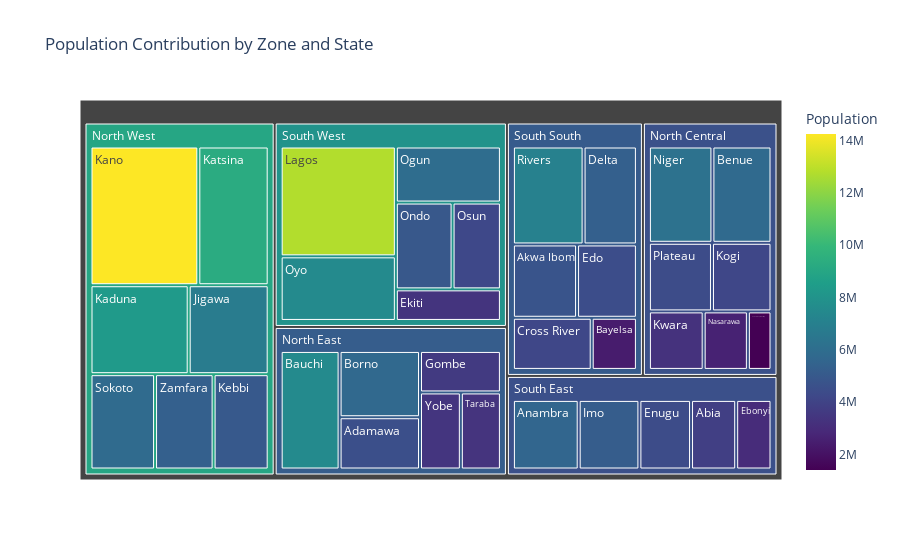

Source (notebook cell):
### Code cell
fig = px.treemap(df, 
                 path=["Geopolitical zone", "State"], 
                 values="Population", 
                 title="Population Contribution by Zone and State",
                 color="Population",
                 color_continuous_scale="Viridis")
fig.show()

### Figure 1 — Plotly figure (JSON) as saved in the notebook; plotly's stock layout.template omitted (floating-point values rounded to 4 significant figures)
{"data": [{"branchvalues": "total", "customdata": [[3841943], [4536948], [4780581], [5599910], [7540663], [2394725], [5787706], [5751590], [4175020], [5307543], [3007155], [4461137], [3350401], [4396098], [1406239], [3623462], [5167722], [6779080], [8324285], [14253549], [9300382], [5001610], [4153734], [3259613], [12772884], [2632239], [6220617], [5945275], [4969707], [4237396], [7512855], [4400974], [7034973], [5863187], [3331885], [3398177], [5317793], [4607000.0], [5191000.0], [8982000.0], [4597000.0], [5100000.0], [7961000.0]], "domain": {"x": [0, 1], "y": [0, 1]}, "hovertemplate": "labels=%{label}<br>Population_sum=%{value}<br>parent=%{parent}<br>id=%{id}<br>Population=%{color}<extra></extra>", "ids": ["South East/Abia", "North East/Adamawa", "South South/Akwa Ibom", "South East/Anambra", "North East/Bauchi", "South South/Bayelsa", "North Central/Benue", "North East/Borno", "South South/Cross River", "South South/Delta", "South East/Ebonyi", "South South/Edo", "South West/Ekiti", "South East/Enugu", "North Central/Federal Capital Territory", "North East/Gombe", "South East/Imo", "North West/Jigawa", "North West/Kaduna", "North West/Kano", "North West/Katsina", "North West/Kebbi", "North Central/Kogi", "North Central/Kwara", "South West/Lagos", "North Central/Nasarawa", "North Central/Niger", "South West/Ogun", "South West/Ondo", "South West/Osun", "South West/Oyo", "North Central/Plateau", "South South/Rivers", "North West/Sokoto", "North East/Taraba", "North East/Yobe", "North West/Zamfara", "North Central", "North East", "North West", "South East", "South South", "South West"], "labels": ["Abia", "Adamawa", "Akwa Ibom", "Anambra", "Bauchi", "Bayelsa", "Benue", "Borno", "Cross River", "Delta", "Ebonyi", "Edo", "Ekiti", "Enugu", "Federal Capital Territory", "Gombe", "Imo", "Jigawa", "Kaduna", "Kano", "Katsina", "Kebbi", "Kogi", "Kwara", "Lagos", "Nasarawa", "Niger", "Ogun", "Ondo", "Osun", "Oyo", "Plateau", "Rivers", "Sokoto", "Taraba", "Yobe", "Zamfara", "North Central", "North East", "North West", "South East", "South South", "South West"], "marker": {"coloraxis": "coloraxis", "colors": [3841943, 4536948, 4780581, 5599910, 7540663, 2394725, 5787706, 5751590, 4175020, 5307543, 3007155, 4461137, 3350401, 4396098, 1406239, 3623462, 5167722, 6779080, 8324285, 14253549, 9300382, 5001610, 4153734, 3259613, 12772884, 2632239, 6220617, 5945275, 4969707, 4237396, 7512855, 4400974, 7034973, 5863187, 3331885, 3398177, 5317793, 4607000.0, 5191000.0, 8982000.0, 4597000.0, 5100000.0, 7961000.0]}, "name": "", "parents": ["South East", "North East", "South South", "South East", "North East", "South South", "North Central", "North East", "South South", "South South", "South East", "South South", "South West", "South East", "North Central", "North East", "South East", "North West", "North West", "North West", "North West", "North West", "North Central", "North Central", "South West", "North Central", "North Central", "South West", "South West", "South West", "South West", "North Central", "South South", "North West", "North East", "North East", "North West", "", "", "", "", "", ""], "type": "treemap", "values": [3841943, 4536948, 4780581, 5599910, 7540663, 2394725, 5787706, 5751590, 4175020, 5307543, 3007155, 4461137, 3350401, 4396098, 1406239, 3623462, 5167722, 6779080, 8324285, 14253549, 9300382, 5001610, 4153734, 3259613, 12772884, 2632239, 6220617, 5945275, 4969707, 4237396, 7512855, 4400974, 7034973, 5863187, 3331885, 3398177, 5317793, 27861122, 28182725, 54839886, 22012828, 28153979, 38788518]}], "layout": {"autosize": true, "coloraxis": {"colorbar": {"title": {"text": "Population"}}, "colorscale": [[0, "#440154"], [0.1111, "#482878"], [0.2222, "#3e4989"], [0.3333, "#31688e"], [0.4444, "#26828e"], [0.5556, "#1f9e89"], [0.6667, "#35b779"], [0.7778, "#6ece58"], [0.8889, "#b5de2b"], [1, "#fde725"]]}, "legend": {"tracegroupgap": 0}, "title": {"text": "Population Contribution by Zone and State"}}}
